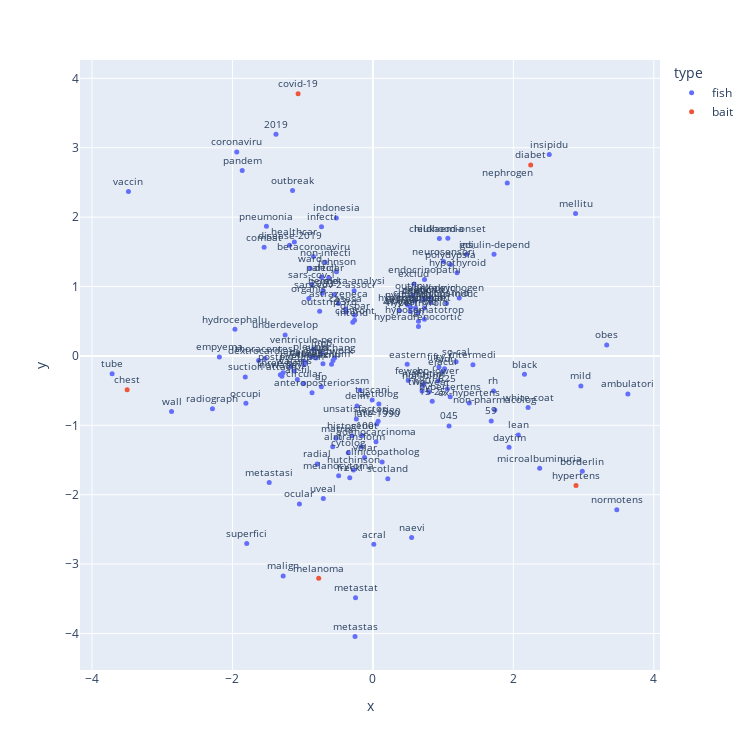

The code cell stored with this chart in its notebook:
### Code cell
picture = machine.plot(skip='')
picture.write_html("SG-plot.html")
picture.show()

### Figure 1 — Plotly figure (JSON) as saved in the notebook; plotly's stock layout.template omitted (floating-point values rounded to 4 significant figures; data arrays with more than 128 entries replaced by an {"elided": "..."} marker saying what was removed)
{"data": [{"hovertemplate": "type=fish<br>x=%{x}<br>y=%{y}<br>word=%{text}<extra></extra>", "legendgroup": "fish", "marker": {"color": "#636efa", "size": 5, "symbol": "circle"}, "mode": "markers+text", "name": "fish", "orientation": "v", "showlegend": true, "text": {"elided": "150 str values"}, "textfont": {"size": 10}, "textposition": "top center", "type": "scatter", "x": {"elided": "150 float values"}, "xaxis": "x", "y": {"elided": "150 float values"}, "yaxis": "y"}, {"hovertemplate": "type=bait<br>x=%{x}<br>y=%{y}<br>word=%{text}<extra></extra>", "legendgroup": "bait", "marker": {"color": "#EF553B", "size": 5, "symbol": "circle"}, "mode": "markers+text", "name": "bait", "orientation": "v", "showlegend": true, "text": ["melanoma", "covid-19", "chest", "diabet", "hypertens"], "textfont": {"size": 10}, "textposition": "top center", "type": "scatter", "x": [-0.7718, -1.065, -3.5, 2.247, 2.892], "xaxis": "x", "y": [-3.205, 3.78, -0.4866, 2.75, -1.869], "yaxis": "y"}], "layout": {"height": 750, "legend": {"title": {"text": "type"}, "tracegroupgap": 0}, "margin": {"t": 60}, "width": 750, "xaxis": {"anchor": "y", "domain": [0, 1], "title": {"text": "x"}}, "yaxis": {"anchor": "x", "domain": [0, 1], "title": {"text": "y"}}}}
